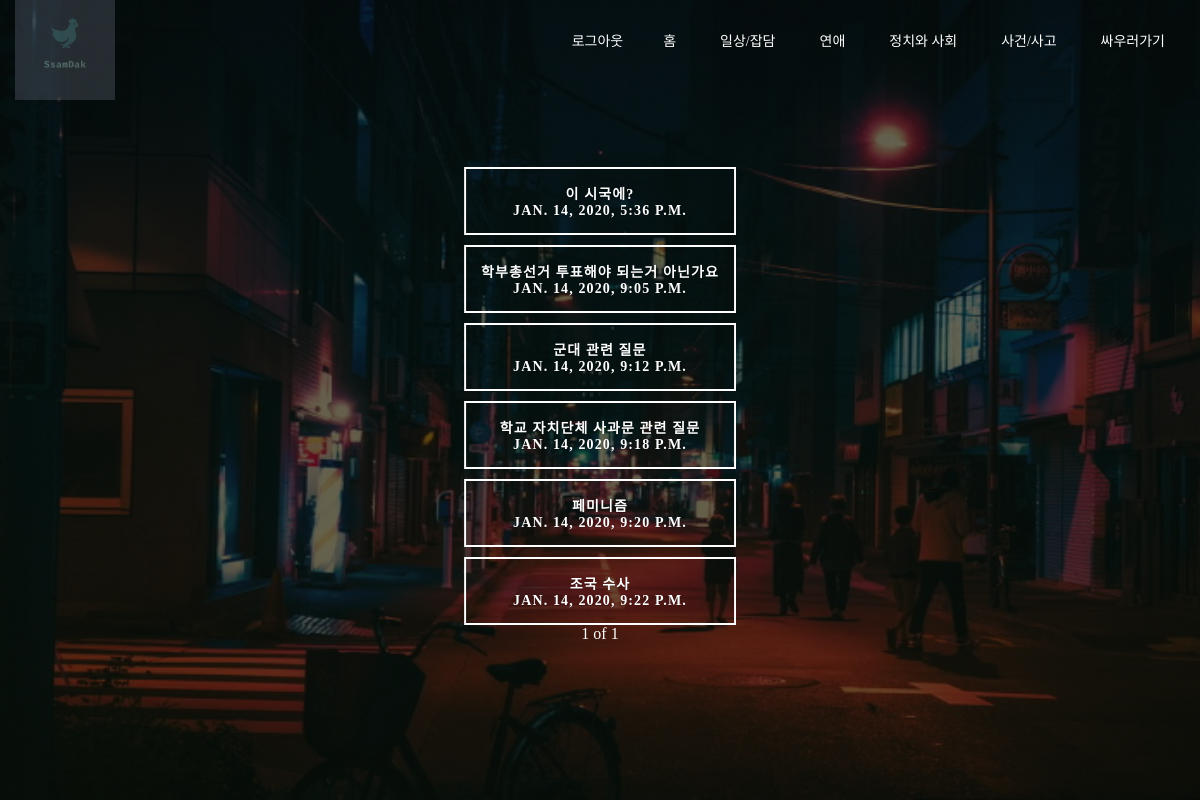
Screenshot of /politics/ with the database file from the repository.
### FightTogether/models.py (models this page shows, shortened)
class Politics(models.Model): #정치/사회와 관련된 디비
    title = models.CharField(max_length=200)
    pub_date = models.DateTimeField('date published')
    password = models.CharField(max_length = 50,null = True)
    body = models.TextField()
    like_count = models.PositiveIntegerField(default=0)

### FightTogether/views.py (the view)
# urls.py: path('politics/',FightTogether.views.politics,name="politics"),
def politics(request):
    politics = Politics.objects
    politics_list = Politics.objects.all()
    paginator = Paginator(politics_list,8)
    page = request.GET.get('page')
    posts = paginator.get_page(page)
    return render(request,'politics.html',{'politics' : politics,'posts' : posts})

### FightTogether/templates/politics.html (shortened to what this page needs)
{% load static %}
<!doctype html>
<html lang="ko">
  <head>
    <link rel="stylesheet" href="{% static 'index_style.css' %}">
    <link rel="stylesheet" href="https://cdnjs.cloudflare.com/ajax/libs/animate.css/3.7.2/animate.min.css">
  </head>
  <body>
  <header>
    <div class="wrapper">
      <div class="logo">
        <img src="{% static 'logo.png'%}" alt="로고">
      </div>
      <div class="animated flipInY">
      <ul class = "nav-area">
        <li><a>{{user.username}}</a></li>
        <li><a href="{%url 'login'%}">로그아웃</a>
        <li><a href="{%url 'home'%}">홈</a></li>
        <li><a href="{%url 'board'%}">일상/잡담</a></li>
        <li><a href="{%url 'love'%}">연애</a></li>
        <li><a href="{%url 'politics'%}">정치와 사회</a></li>
        <li><a href="{%url 'incident'%}">사건/사고</a></li>
        <li><a href="{%url 'newpost'%}">싸우러가기</a></li>
      </ul>
      </div>
    </div>
    <div class="container-fluid">
{% for politics in posts %}
        <div class="animated fadeInUpBig">
          <div class="col-md-3 col-sm-3 col-xs-6"> <a href="{%url 'politics_detail' politics.id%}" class="btn btn-sm animated-button victoria-one">{{politics.title}}<br>{{politics.pub_date}}</a></div>
        </div>
      {%endfor%}
      <span>{{posts.number}}</span>
      <span>of</span>
      <span>{{posts.paginator.num_pages}}</span>
    </div>
  </header>

### FightTogether/static/index_style.css (style rules this page uses)
* { margin: 0; padding: 0; }
.wrapper { width: 1170px; margin:auto; }
.logo img { width: 100px; float: left; height: auto; opacity: 0.4; }
.nav-area { float: right; list-style: none; margin-top: 30px; }
.nav-area li { display: inline-block; }
.nav-area li a { color: #fff; text-decoration: none; padding: 5px 20px; font-family: poppins; font-size: 14px; }
header { background: linear-gradient(rgba(0,0,0,0.6),rgba(0,0,0,0.6)),url("index.jpg"); height: 100vh; -webkit-background-size:cover; background-size: cover; background-position: center center; position: relative; }
.container-fluid { text-align: center; color:#fff; top:50%; left: 50%; padding: 10px 30px; position: absolute; transform: translate(-50%,-50%); }
a.animated-button:link, a.animated-button:visited { position: relative; display: block; margin: 30px auto 0; padding: 14px 15px; color: #fff; font-size:14px; font-weight: bold; text-align: center; text-decoration: none; text-transform: uppercase; overflow: hidden; letter-spacing: .08em; border-radius: 0; text-shadow: 0 0 1px rgba(0, 0, 0, 0.2), 0 1px 0 rgba(0, 0, 0, 0.2); -webkit-transition: all 1s ease; -moz-transition: all 1s ease; -o-transition: all 1s ease; transition: all 1s ease; }
a.animated-button:link:after, a.animated-button:visited:after { content: ""; position: absolute; height: 0%; left: 50%; top: 50%; width: 150%; z-index: -1; -webkit-transition: all 0.75s ease 0s; -moz-transition: all 0.75s ease 0s; -o-transition: all 0.75s ease 0s; transition: all 0.75s ease 0s; }
a.animated-button:link, a.animated-button:visited { position: relative; display: block; margin: 10px auto 0; padding: 14px 15px; color: #fff; font-size:14px; border-radius: 0; font-weight: bold; text-align: center; text-decoration: none; text-transform: uppercase; overflow: hidden; letter-spacing: .08em; text-shadow: 0 0 1px rgba(0, 0, 0, 0.2), 0 1px 0 rgba(0, 0, 0, 0.2); -webkit-transition: all 1s ease; -moz-transition: all 1s ease; -o-transition: all 1s ease; transition: all 1s ease; }
a.animated-button.victoria-one { border: 2px solid #fff; }
a.animated-button.victoria-one:after { background: #fff; -moz-transform: translateX(-50%) translateY(-50%) rotate(-25deg); -ms-transform: translateX(-50%) translateY(-50%) rotate(-25deg); -webkit-transform: translateX(-50%) translateY(-50%) rotate(-25deg); transform: translateX(-50%) translateY(-50%) rotate(-25deg); }

### rows the page displays
Politics: title "이 시국에?", pub_date "JAN. 14, 2020, 5:36 P.M."
Politics: title "학부총선거 투표해야 되는거 아닌가요", pub_date "JAN. 14, 2020, 9:05 P.M."
Politics: title "군대 관련 질문", pub_date "JAN. 14, 2020, 9:12 P.M."
Politics: title "학교 자치단체 사과문 관련 질문", pub_date "JAN. 14, 2020, 9:18 P.M."
Politics: title "페미니즘", pub_date "JAN. 14, 2020, 9:20 P.M."
Politics: title "조국 수사", pub_date "JAN. 14, 2020, 9:22 P.M."

### other values shown
{{ posts.number }} "1"
{{ posts.paginator.num_pages }} "1"
